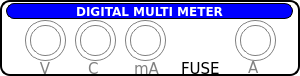
    <widget class="QFrame" name="frame">
     <property name="geometry">
      <rect>
       <x>328</x>
       <y>81</y>
       <width>300</width>
       <height>76</height>
      </rect>
     </property>
     <property name="styleSheet">
      <string notr="true">QFrame{border:2px solid black; background-color: rgba(0,0,0,0);border-radius:10px;}
QLabel{border:1px solid rgba(0,0,0,0);}

</string>
     </property>
     <property name="frameShape">
      <enum>QFrame::StyledPanel</enum>
     </property>
     <property name="frameShadow">
      <enum>QFrame::Raised</enum>
     </property>
     <widget class="QLabel" name="label_4w">
      <property name="geometry">
       <rect>
        <x>243</x>
        <y>60</y>
        <width>20</width>
        <height>15</height>
       </rect>
      </property>
      <property name="font">
       <font>
        <family>DejaVu Sans</family>
        <pointsize>11</pointsize>
        <weight>50</weight>
        <bold>false</bold>
       </font>
      </property>
      <property name="styleSheet">
       <string notr="true">color:gray;</string>
      </property>
      <property name="text">
       <string>A</string>
      </property>
     </widget>
     <widget class="QFrame" name="DMM2W_P2">
      <property name="geometry">
       <rect>
        <x>80</x>
        <y>25</y>
        <width>31</width>
        <height>31</height>
       </rect>
      </property>
      <property name="styleSheet">
       <string notr="true">border:1px solid gray;border-radius:15px;
image: url(:/new/prefix1/Button-Blank-Gray-icon.png);
</string>
      </property>
      <property name="frameShape">
       <enum>QFrame::StyledPanel</enum>
      </property>
      <property name="frameShadow">
       <enum>QFrame::Raised</enum>
      </property>
     </widget>
     <widget class="QFrame" name="DMMI_P1">
      <property name="geometry">
       <rect>
        <x>130</x>
        <y>25</y>
        <width>31</width>
        <height>31</height>
       </rect>
      </property>
      <property name="styleSheet">
       <string notr="true">border:1px solid gray;border-radius:15px;
image: url(:/new/prefix1/Button-Blank-Gray-icon.png);

</string>
      </property>
      <property name="frameShape">
       <enum>QFrame::StyledPanel</enum>
      </property>
      <property name="frameShadow">
       <enum>QFrame::Raised</enum>
      </property>
     </widget>
     <widget class="QFrame" name="DMM4W_P12">
      <property name="geometry">
       <rect>
        <x>235</x>
        <y>20</y>
        <width>41</width>
        <height>41</height>
       </rect>
      </property>
      <property name="styleSheet">
       <string notr="true">border:1px solid gray;border-radius:20px;image: url(:/new/prefix1/Button-Blank-Gray-icon.png);</string>
      </property>
      <property name="frameShape">
       <enum>QFrame::StyledPanel</enum>
      </property>
      <property name="frameShadow">
       <enum>QFrame::Raised</enum>
      </property>
     </widget>
     <widget class="QFrame" name="DMM4W_P1">
      <property name="geometry">
       <rect>
        <x>240</x>
        <y>25</y>
        <width>31</width>
        <height>31</height>
       </rect>
      </property>
      <property name="styleSheet">
       <string notr="true">border:1px solid gray;border-radius:15px;
image: url(:/new/prefix1/Button-Blank-Gray-icon.png);</string>
      </property>
      <property name="frameShape">
       <enum>QFrame::StyledPanel</enum>
      </property>
      <property name="frameShadow">
       <enum>QFrame::Raised</enum>
      </property>
     </widget>
     <widget class="QFrame" name="DMMI_P12">
      <property name="geometry">
       <rect>
        <x>125</x>
        <y>20</y>
        <width>41</width>
        <height>41</height>
       </rect>
      </property>
      <property name="styleSheet">
       <string notr="true">border:1px solid gray;border-radius:20px;image: url(:/new/prefix1/Button-Blank-Gray-icon.png);
</string>
      </property>
      <property name="frameShape">
       <enum>QFrame::StyledPanel</enum>
      </property>
      <property name="frameShadow">
       <enum>QFrame::Raised</enum>
      </property>
     </widget>
     <widget class="QLabel" name="label_2w">
      <property name="geometry">
       <rect>
        <x>35</x>
        <y>60</y>
        <width>20</width>
        <height>17</height>
       </rect>
      </property>
      <property name="font">
       <font>
        <family>DejaVu Sans</family>
        <pointsize>11</pointsize>
        <weight>50</weight>
        <bold>false</bold>
       </font>
      </property>
      <property name="styleSheet">
       <string notr="true">color:gray;</string>
      </property>
      <property name="text">
       <string>V</string>
      </property>
      <property name="alignment">
       <set>Qt::AlignCenter</set>
      </property>
     </widget>
     <widget class="QFrame" name="DMM2W_P22">
      <property name="geometry">
       <rect>
        <x>75</x>
        <y>20</y>
        <width>41</width>
        <height>41</height>
       </rect>
      </property>
      <property name="styleSheet">
       <string notr="true">border:1px solid gray;border-radius:20px;image: url(:/new/prefix1/Button-Blank-Gray-icon.png);
</string>
      </property>
      <property name="frameShape">
       <enum>QFrame::StyledPanel</enum>
      </property>
      <property name="frameShadow">
       <enum>QFrame::Raised</enum>
      </property>
     </widget>
     <widget class="QFrame" name="DMM2W_P12">
      <property name="geometry">
       <rect>
        <x>25</x>
        <y>20</y>
        <width>41</width>
        <height>41</height>
       </rect>
      </property>
      <property name="styleSheet">
       <string notr="true">border:1px solid gray;border-radius:20px;image: url(:/new/prefix1/Button-Blank-Gray-icon.png);
</string>
      </property>
      <property name="frameShape">
       <enum>QFrame::StyledPanel</enum>
      </property>
      <property name="frameShadow">
       <enum>QFrame::Raised</enum>
      </property>
     </widget>
     <widget class="QLabel" name="label_Amp">
      <property name="geometry">
       <rect>
        <x>83</x>
        <y>60</y>
        <width>20</width>
        <height>17</height>
       </rect>
      </property>
      <property name="font">
       <font>
        <family>DejaVu Sans</family>
        <pointsize>11</pointsize>
        <weight>50</weight>
        <bold>false</bold>
       </font>
      </property>
      <property name="styleSheet">
       <string notr="true">color:gray;</string>
      </property>
      <property name="text">
       <string>C</string>
      </property>
     </widget>
     <widget class="QFrame" name="DMM2W_P1">
      <property name="geometry">
       <rect>
        <x>30</x>
        <y>25</y>
        <width>31</width>
        <height>31</height>
       </rect>
      </property>
      <property name="styleSheet">
       <string notr="true">border:1px solid gray;border-radius:15px;
image: url(:/new/prefix1/Button-Blank-Gray-icon.png);
</string>
      </property>
      <property name="frameShape">
       <enum>QFrame::StyledPanel</enum>
      </property>
      <property name="frameShadow">
       <enum>QFrame::Raised</enum>
      </property>
     </widget>
     <widget class="QLabel" name="label_27">
      <property name="geometry">
       <rect>
        <x>6</x>
        <y>3</y>
        <width>287</width>
        <height>16</height>
       </rect>
      </property>
      <property name="font">
       <font>
        <family>DejaVu Sans</family>
        <weight>75</weight>
        <bold>true</bold>
       </font>
      </property>
      <property name="styleSheet">
       <string notr="true">background-color:blue;
color:white;
border:1px solid black;
border-radius:8px;</string>
      </property>
      <property name="text">
       <string>DIGITAL MULTI METER</string>
      </property>
      <property name="alignment">
       <set>Qt::AlignCenter</set>
      </property>
     </widget>
     <widget class="QLabel" name="label_Amp_2">
      <property name="geometry">
       <rect>
        <x>176</x>
        <y>60</y>
        <width>50</width>
        <height>17</height>
       </rect>
      </property>
      <property name="font">
       <font>
        <family>DejaVu Sans</family>
        <pointsize>11</pointsize>
        <weight>50</weight>
        <bold>false</bold>
       </font>
      </property>
      <property name="styleSheet">
       <string notr="true">color:black;</string>
      </property>
      <property name="text">
       <string>FUSE</string>
      </property>
     </widget>
     <widget class="QFrame" name="DMMI_P12_2">
      <property name="geometry">
       <rect>
        <x>178</x>
        <y>16</y>
        <width>44</width>
        <height>50</height>
       </rect>
      </property>
      <property name="styleSheet">
       <string notr="true">border:1px solid rgba(0,0,0,0);
image: url(:/fuse.png);</string>
      </property>
      <property name="frameShape">
       <enum>QFrame::StyledPanel</enum>
      </property>
      <property name="frameShadow">
       <enum>QFrame::Raised</enum>
      </property>
     </widget>
     <widget class="QLabel" name="label_Amp_5">
      <property name="geometry">
       <rect>
        <x>129</x>
        <y>60</y>
        <width>35</width>
        <height>17</height>
       </rect>
      </property>
      <property name="font">
       <font>
        <family>DejaVu Sans</family>
        <pointsize>11</pointsize>
        <weight>50</weight>
        <bold>false</bold>
       </font>
      </property>
      <property name="styleSheet">
       <string notr="true">color:gray;</string>
      </property>
      <property name="text">
       <string>mA</string>
      </property>
     </widget>
    </widget>
